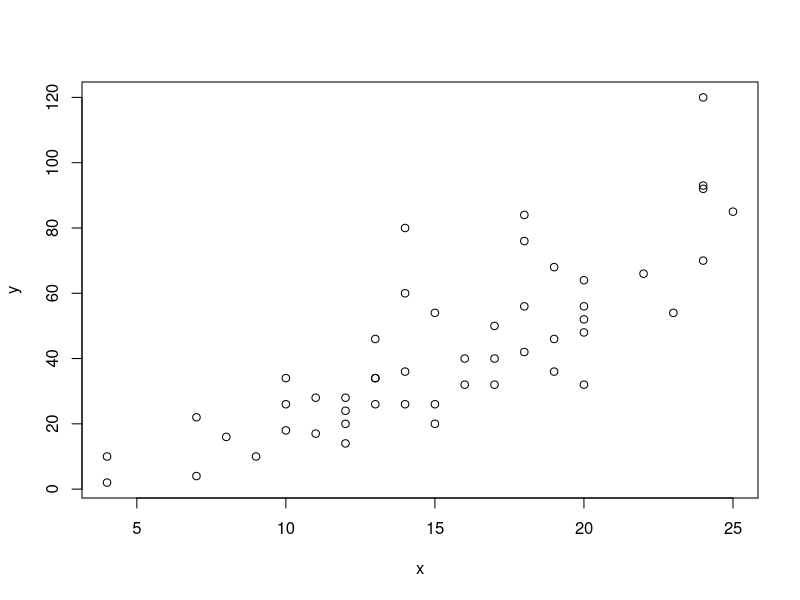
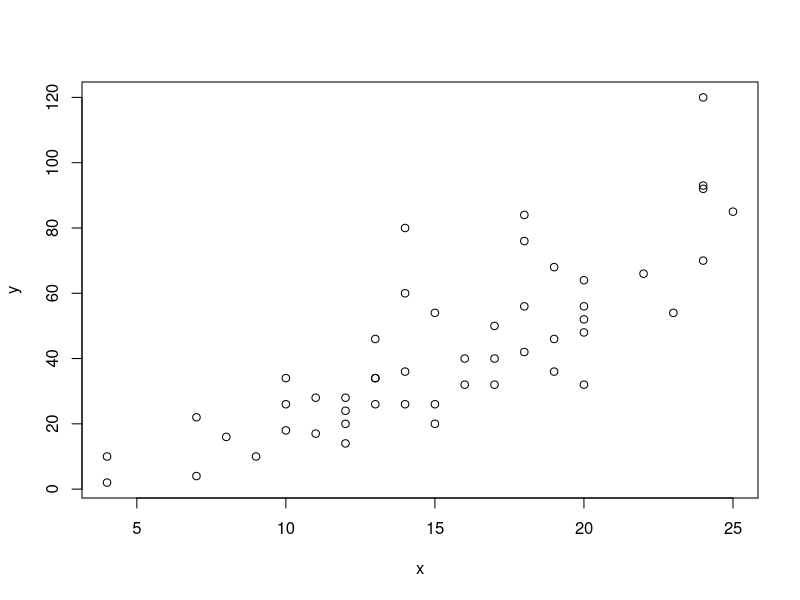
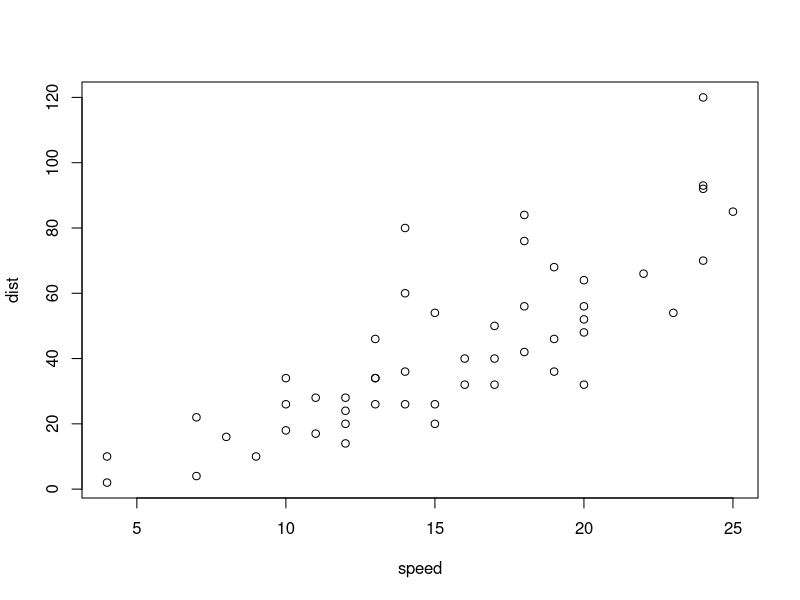
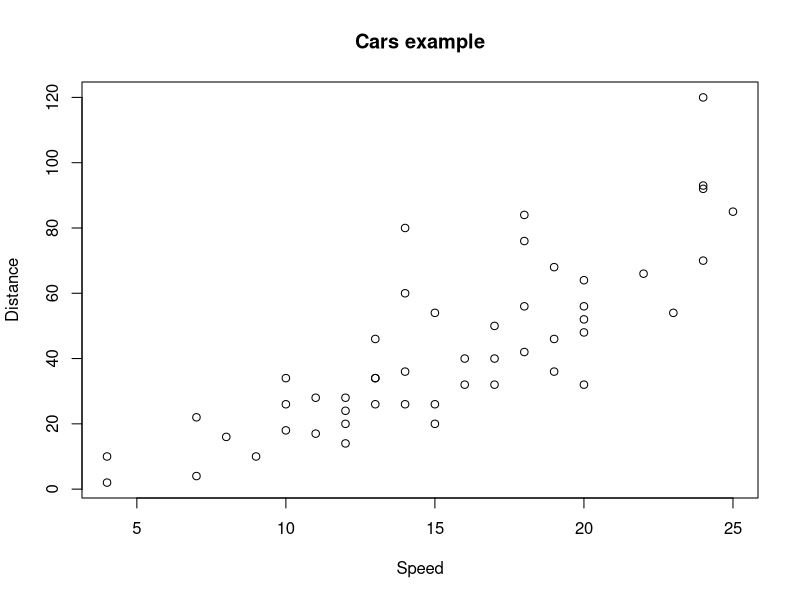
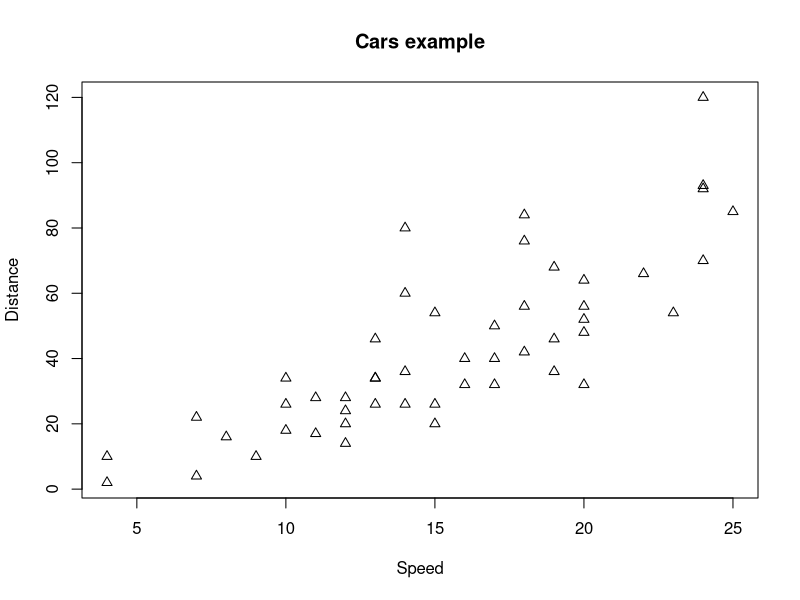
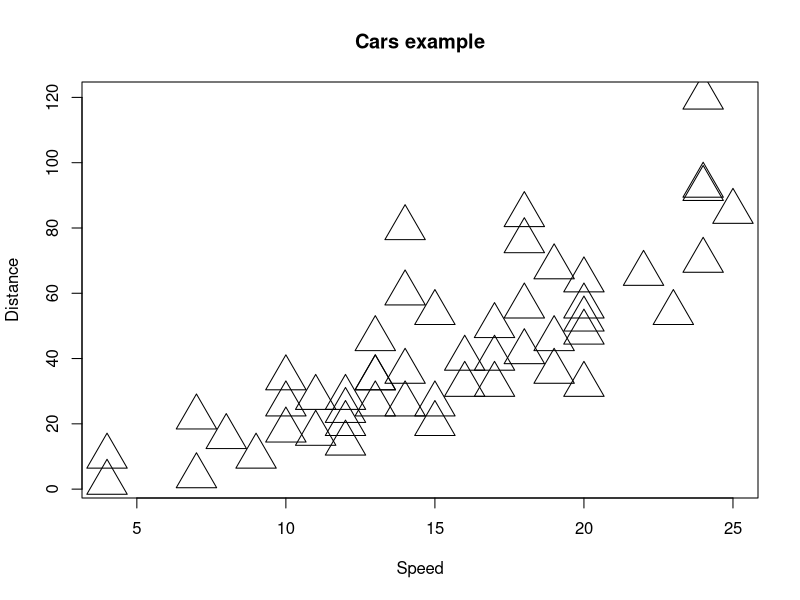
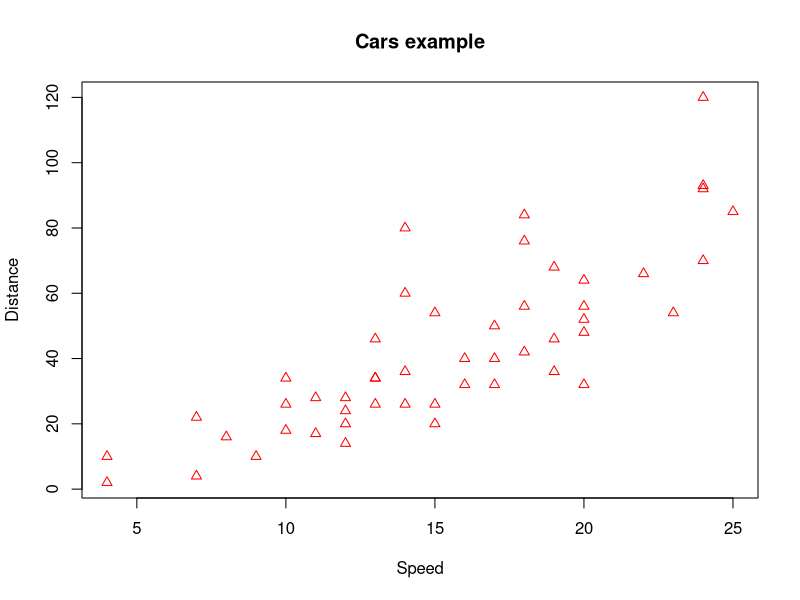
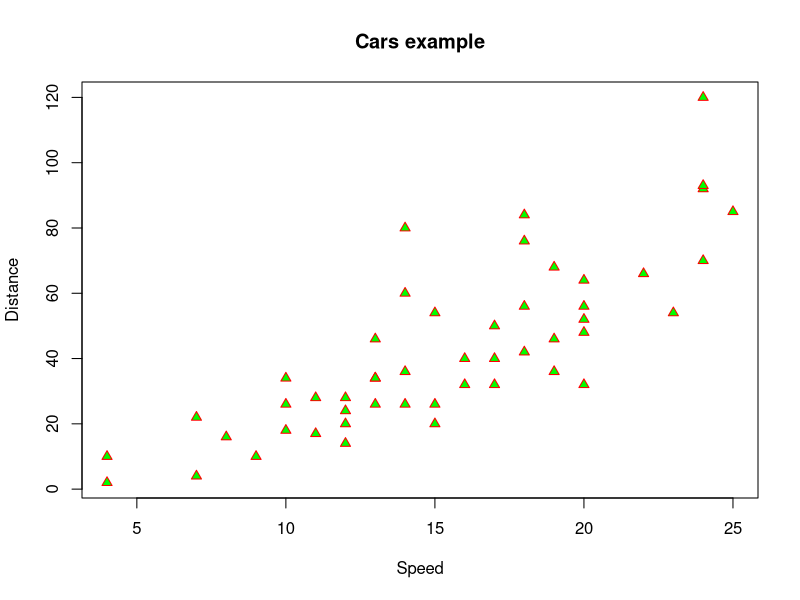

The R source for these figures, in order: (Note: this script raises an error after producing the figures.)
#####################################################################################################
### BASICS ###
#####################################################################################################

# R as calculator
1+1
calculation<-1+1
calculation

sum(1,1)

calculation<-sum(1,1)

#Vector
v<-1:6
length(v)
v<-c(1,5)
length(v)
v<-rep(12,10)
length(v)
#Rename vectors!
v1<-1:6
v2<-c(1,5)
v3<-rep(12,10)


#Data frame
data<-data.frame(1:3,4:6,7:9)
rownames(data)<-c("Species1","Species2","Species3") 
colnames(data)<-c("Trait1","Trait2","Trait3")
data
#Manipulating the data frame
data[,2]
data[2,]
data[2,2]
data[,-2]
data[-2,]
data2<-data[,-2]
data[2,2]<-10
data$Trait2

#Calculations with columns and adding columns
product<-data$Trait2*data$Trait3
product
data<-cbind(data,product)
data
#Ordering
data[order(data[,4]),]
data[order(data[,4],decreasing=TRUE),]
data1<-cbind(c(2,4,6),c(8,10,12))
data2<-cbind(c(12,10,8),c(6,4,2))
data1[order(match(data1[,1],data2[,2])),]
#The structure and summary of an object
str(data)
summary(data)

min(data)
min(data[,2])
max(data)
max(data[,2])

which(data[,2]>5)
data[,2][which(data[,2]>8)]
data$Trait2[which(data[,2]>5)]

which(data[,2]>5&data[,2]<9)
data[,2][which(data[,2]>5&data[,2]<9)]
data$Trait2[which(data[,2]>5&data[,2]<9)]

#Omitting NAs
str(airquality)
summary(airquality)
#Entire data set
na.omit(airquality)
data_noNAs<-na.omit(airquality)
str(data_noNAs)
#Subset through new data frame
data_noNAs_new<-as.data.frame(na.omit(cbind(airquality$Solar.R,airquality$Temp)))
colnames(data_noNAs_new)<-c("Solar.R","Temp")
str(data_noNAs_new)
#Subsetting a data frame
which(airquality$Month==5)
airquality$Temp[which(airquality$Month==5)]

#####################################################################################
#EXERCISE 1
#What is the average Wind speed at the 30th day of each month?
summary(airquality$Wind[which(airquality$Day==30)])
#Create a data frame without NAs that contains 'Solar.R', 'Temp', and 'Day'
newdataframe<-na.omit(cbind(airquality$Solar.R,airquality$Temp,airquality$Day))
summary(newdataframe)
#How many times did the Ozone value surpass 70? List these values.
length(which(airquality$Ozone>70))
airquality$Ozone[which(airquality$Ozone>70)]
#Given the instances in which the Ozone surpassed 70, how many times did the temperature surpass 85?
Temp_values<-airquality$Temp[which(airquality$Ozone>70)]
Temp_elements<-which(Temp_values>85)
Temp_values<-Temp_values[Temp_elements]

#Alternative (google: "R How to find common elements from multiple vectors?")
airquality$Temp[intersect(which(airquality$Ozone>70),which(airquality$Temp>85))]
#####################################################################################

#####################################################################################################
### GRAPHICS ###
#####################################################################################################
#Scatter plots
cars
str(cars)
summary(cars)

data<-cars
x<-data$speed
y<-data$dist
plot(x,y)
plot(y~x)
plot(cars)

#Titles, labels, etc
plot(cars,main="Cars example",xlab="Speed",ylab="Distance")
plot(cars,main="Cars example",xlab="Speed",ylab="Distance",pch=2)
plot(cars,main="Cars example",xlab="Speed",ylab="Distance",pch=2,cex=4)
#Colors
plot(cars,main="Cars example",xlab="Speed",ylab="Distance",pch=2,col="red")
plot(cars,main="Cars example",xlab="Speed",ylab="Distance",pch=24,col="red",bg="green")
pch_vector<-rep(17, length(cars$speed))
pch_vector
plot(cars,main="Cars example",xlab="Speed",ylab="Distance",pch=pch_vector)

setwd("")
pdf("Workspace/Day 01_Session 01_Plot cars example.pdf")
plot(cars,main="Cars example",xlab="Speed",ylab="Distance",pch=pch_vector)
dev.off()      
pdf("Workspace/Day 01_Session 01_Plot cars example.pdf",height=10,width=4)
plot(cars,main="Cars example",xlab="Speed",ylab="Distance",pch=pch_vector)
dev.off()      

#Points, lines, polygons
points(10,80)
points(10,80,pch=17,col="green",cex=10/5)
points(5,60,pch=17,col="green",cex=5/5)

lines(c(5,10),c(60,80))
lines(c(5,10),c(90,110),lty=2,lwd=3)
lines(c(5,10),c(100,120),lty=3,lwd=5)

abline(v=mean(cars$speed))
abline(h=mean(cars$dist))

?polygon
polygon(c(5,10,10),c(60,60,80))
polygon(c(5,5,10,10),c(80,60,60,80))

?arrows
arrows(7.5,50,7.5,60)

text(7.5,47,labels="Example")
#####################################################################################################
### LOADING AND SAVING DATA ###
#####################################################################################################

data<-read.table("Brain body size.txt",header=T,sep="\t",row.names=1)
str(data)
summary(data)
data<-log(data)
data[,1:2]<-log(data[,1:2])
str(data)
summary(data)
#####################################################################################
#EXERCISE 2
#Plot Brain (Y) to Body (X)
plot(data$Brain~data$Body)
#Highlight the species that have a brain size >4 and a body size <8 in a large full red circle
targets<-which(data$Brain>4&data$Body<8)
cex_vector<-rep(1,length(data$Brain))
cex_vector[targets]<-3
pch_vector<-rep(1,length(data$Brain))
pch_vector[targets]<-16
col_vector<-rep("black",length(data$Brain))
col_vector[targets]<-"red"
plot(data$Brain~data$Body,cex=cex_vector,pch=pch_vector,col=col_vector)
#Which species are these target species? 
rownames(data)[targets]
data[targets,1]
data[targets,1,drop=F]
#Add an arrow and a text box to indicate which genus they belong to
arrows(data$Body[targets[1]]-0.1,data$Brain[targets[1]]+0.2,data$Body[targets[1]]-0.1,data$Brain[targets[1]]+0.7)
text(data$Body[targets[1]]-0.1,data$Brain[targets[1]]+0.8,labels="Cebus")
#####################################################################################

setwd('')        
#Load and merge data
data<-read.table("Capitate.txt",header=T,sep="\t",row.names=1)
cbind(data,rownames(data))->dataC
data<-read.table("Triquetrum.txt",header=T,sep="\t",row.names=1)
cbind(data,rownames(data))->dataT
data<-merge(dataC,dataT,by.x="rownames(data)",by.y="rownames(data)")
rownames(data)<-data[,1]
str(data)
data<-data[,-1]
data
str(data)





